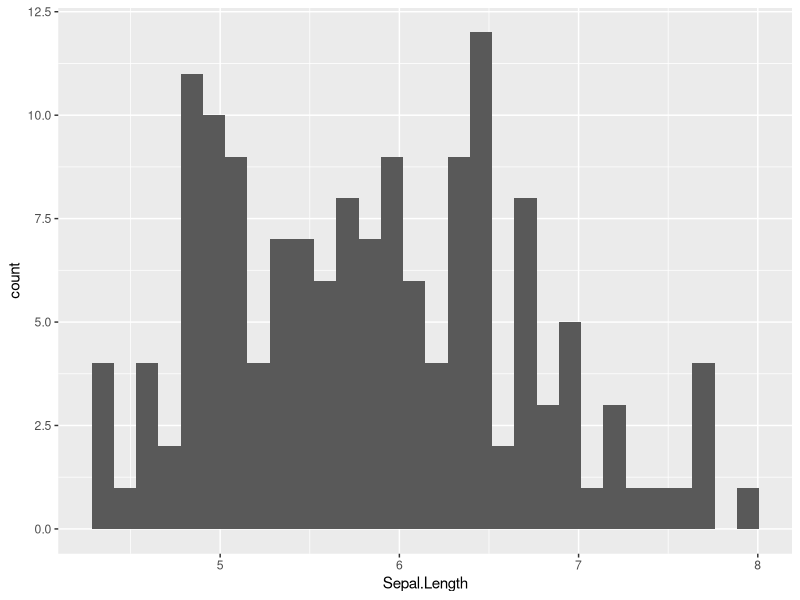
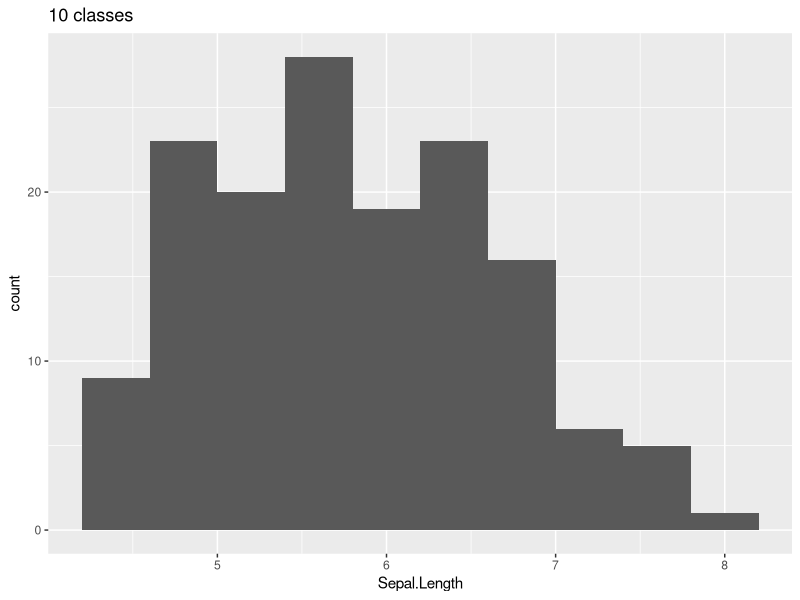
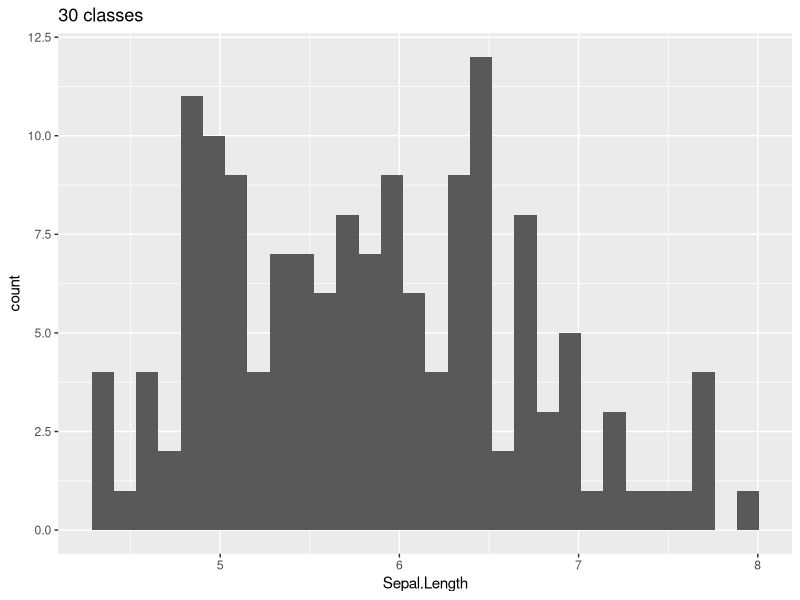
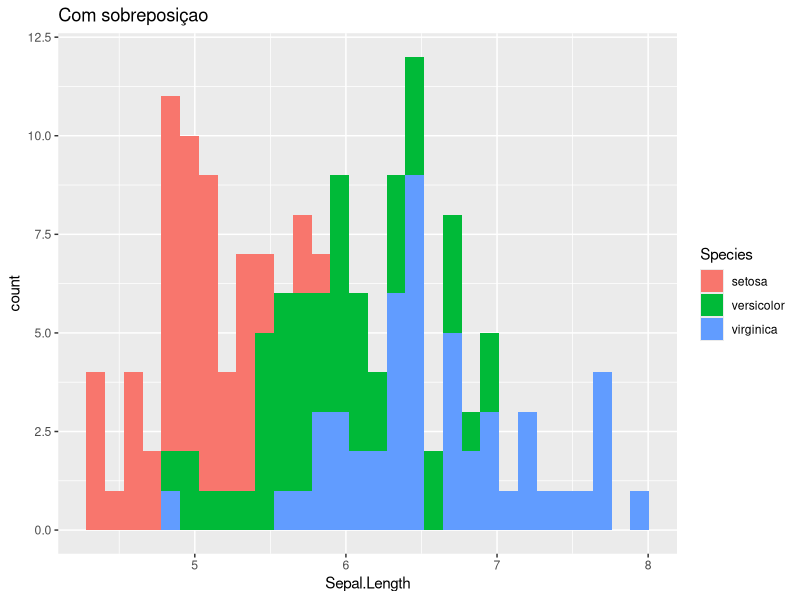
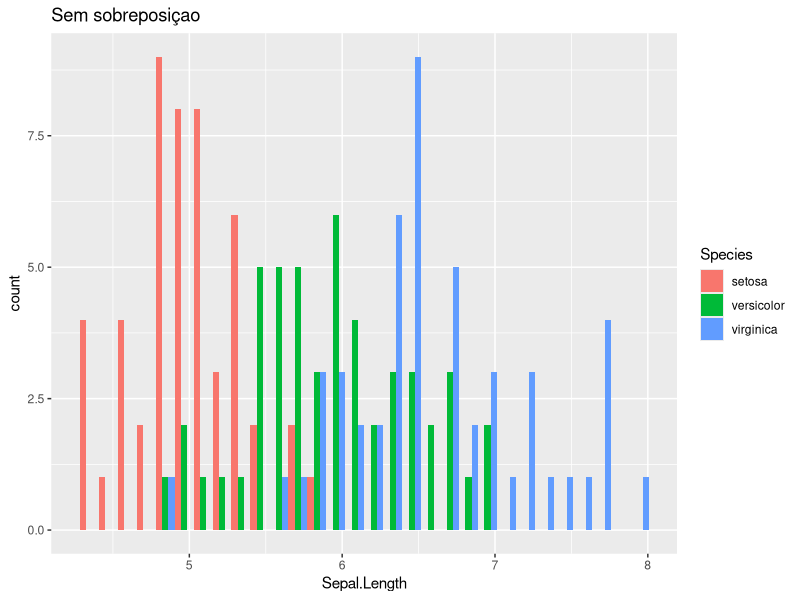
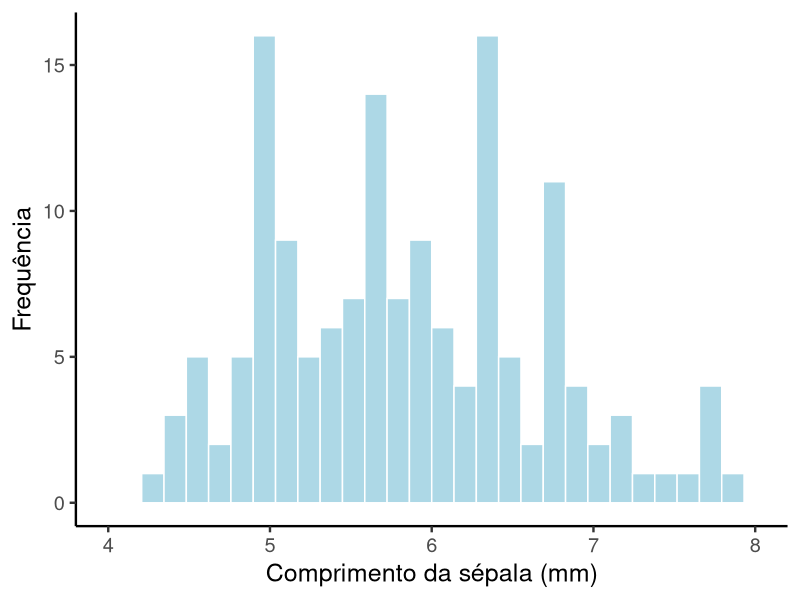

Reproduce these figures in R, in order.
## ---- chunk 1
library(ggplot2)
## ---- chunk 2
# Carrgue um banco de dados
data("iris")

# Histograma de uma variável contínua
ggplot(iris, aes(x = Sepal.Length)) +
  geom_histogram()
## ---- chunk 3
# Histograma com 10 classes:
ggplot(iris, aes(x = Sepal.Length)) +
  geom_histogram(bins = 10) +
  ggtitle("10 classes")

# Histograma com 30 classes:
ggplot(iris, aes(x = Sepal.Length)) +
  geom_histogram(bins = 30) +
  ggtitle("30 classes")

## ---- chunk 4
# Histograma com cores para diferentes categorias com sobreposição
ggplot(iris, aes(x = Sepal.Length, fill = Species)) +
  geom_histogram() +
  ggtitle("Com sobreposiçao")

# Histograma com cores para diferentes categorias sem sobreposição
ggplot(iris, aes(x = Sepal.Length, fill = Species)) +
  geom_histogram(position = "dodge") +
  ggtitle("Sem sobreposiçao")

## ---- chunk 5
ggplot(iris, aes(x = Sepal.Length)) +
  geom_histogram(color = "white", fill = "lightblue") +
  theme_classic(base_size = 18) +
  scale_x_continuous(breaks = seq(from = 4,to = 8,by = 1), limits = c(4,8)) +
  xlab("Comprimento da sépala (mm)") + 
  ylab("Frequência")
